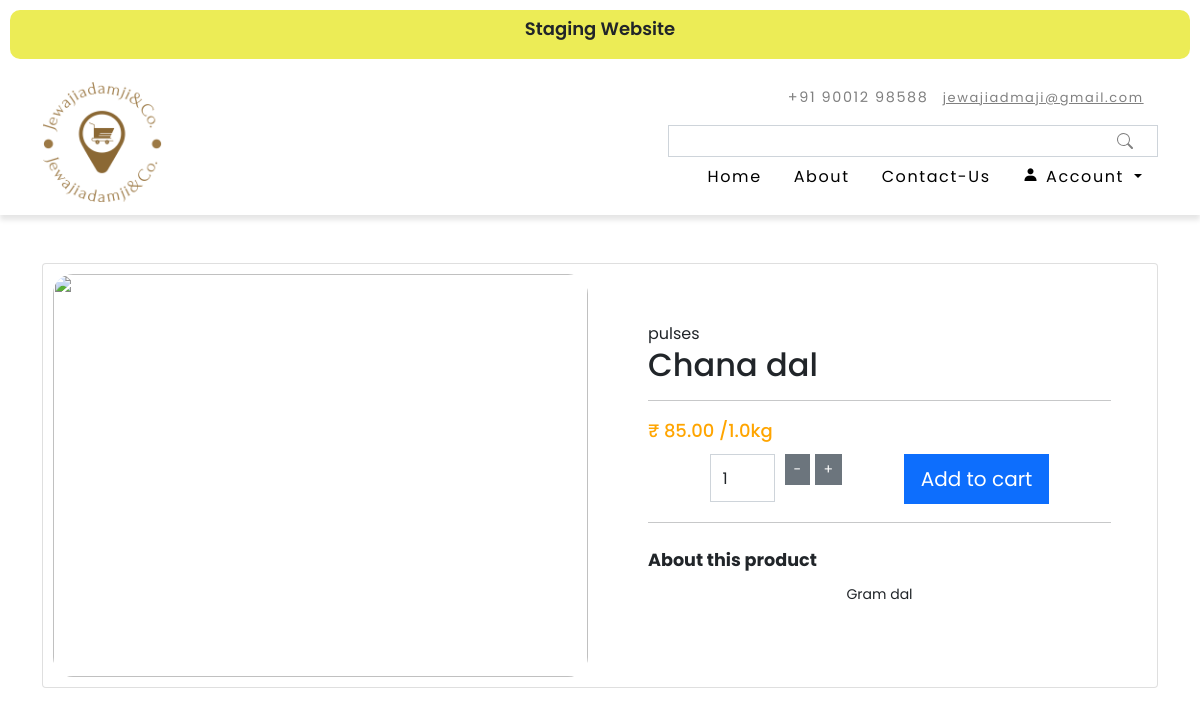
/product/5/, run on the app's committed database.
### groceryapp/models.py (models this page shows, shortened)
class Product(models.Model):
    image_url = models.URLField(blank=True, null=True)
    category = models.ForeignKey(Category, on_delete=models.CASCADE,blank=True)
    title = models.CharField(max_length=255)
    price = models.DecimalField(max_digits=10, decimal_places=2)
    description = models.TextField()
    active = models.BooleanField(default=True)
    qty = models.FloatField(default=0)
    unit = models.ForeignKey(Unit, on_delete=models.CASCADE,blank=True)

class Category(models.Model):
    name = models.CharField(max_length=100)
    def __str__(self):
        return self.name

class Unit(models.Model):
    name = models.CharField(max_length=100,blank=True)
    def __str__(self):
         return self.name

### groceryapp/views.py (the view, shortened to what this page needs)
# urls.py: path('product/<int:product_id>/', views.product_view, name='product_view'),
def product_view(request, product_id):
    customer_id = request.session.get('customer_id')
    if customer_id:
        customer=Customer.objects.get(id=customer_id)
    else:
        customer=None
    product = get_object_or_404(Product, pk=product_id)
    paras={'customer':customer,'product': product}
    cart = request.session.get('cart', [])  # Retrieve cart from session or an empty list if not present
    paras = {'customer': customer, 'product': product, 'cart': cart}
    return render(request, 'productview.html', paras)

### groceryapp/templates/productview.html (shortened to what this page needs)
{% extends 'base.html' %}
{% load static %}
{% block content %}
<div class="container my-5">
    <div class="card details-card p-0">
        <div class="productper row">
            <div class="col-md-6 col-sm-12">
                <img class="img-fluid details-img" src="{{product.image_url}}" alt="">
            </div>
            <div class="col-md-6 col-sm-12 description-container p-5">
                <div class="main-description">
                    <p class="product-category mb-0">{{product.category}}</p>
                    <h3>{{product.title}}</h3>
                    <hr>
                    <p class="product-price">₹ {{product.price}} /{{product.qty}}{{product.unit}}</p>
                    <form style="display: flex; width: 100%;     justify-content: space-evenly;;" class="add-inputs" method="post">
                        <div class="quantity-controls">
                            <button type="button" class="btn btn-secondary btn-sm" onclick="changeQuantity(-1)">-</button>
                            <input type="number" class="form-control" id="cart_quantity" name="cart_quantity" value="1" min="1" max="10">
                            <button type="button" class="btn btn-secondary btn-sm" onclick="changeQuantity(1)">+</button>
                        </div>
                        <button name="add_to_cart" type="submit" class="btn btn-primary btn-lg">Add to cart</button>
                    </form>
                    <hr>
                    <p class="product-title mt-4 mb-1">About this product</p>
                    <p class="product-description mb-4">
                        {{product.description}}
                    </p>
                </div>
            </div>
        </div>
    </div>
{% endblock %}

### groceryapp/static/css/index.css (style rules this page uses)
* { padding: 0%; margin: 0%; font-family: "Poppins", sans-serif; }
.product-description { font-size: 0.875rem; margin: 10px 0; text-align: center; }
.product-price { font-size: 1.125rem; font-weight: 500; margin: 10px 0; color: orange; }
.details-img { width: 100%; height: 100%; object-fit: contain; border-radius: 20px; }
.details-card { width: 100%; margin: auto; padding:0%; }
.productper { padding: 10px; }
.description-container { position: relative; }
.main-description h3 { font-size: 2rem; }
.add-inputs, .add-inputs input { float: left; margin-right: 10px; margin-bottom: 2px; }
.add-inputs button { border-radius: 0; }
.add-inputs input { height: 48px; width: 65px; border-radius: 0; }
.product-title { font-size: 1.1rem; font-weight: bold; }

### data on the page
Product: category "pulses", title "Chana dal", price "85.00", qty "1.0", unit "kg", description "Gram dal"
